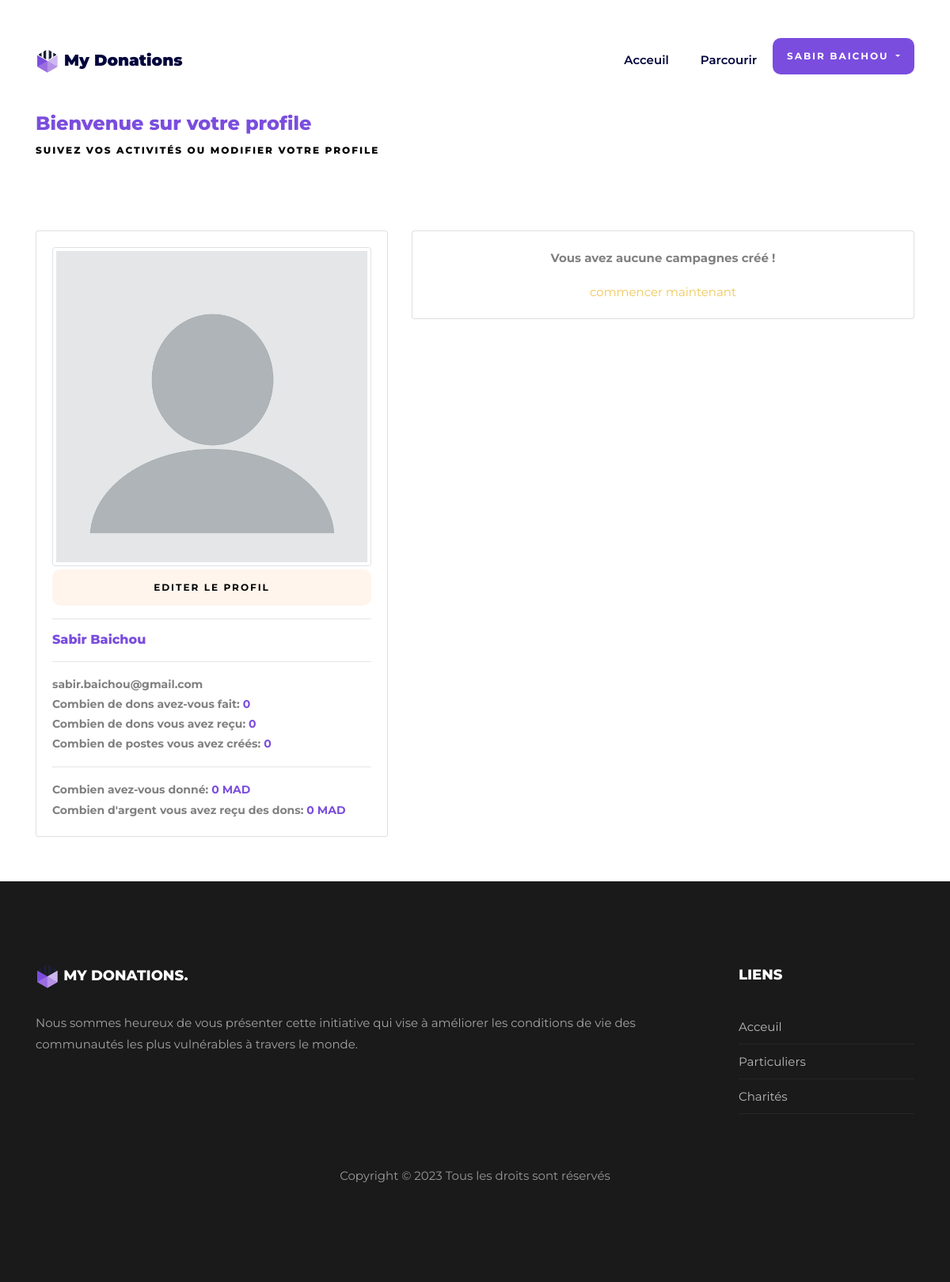
The page /profile (signed in) on the database as committed earlier.
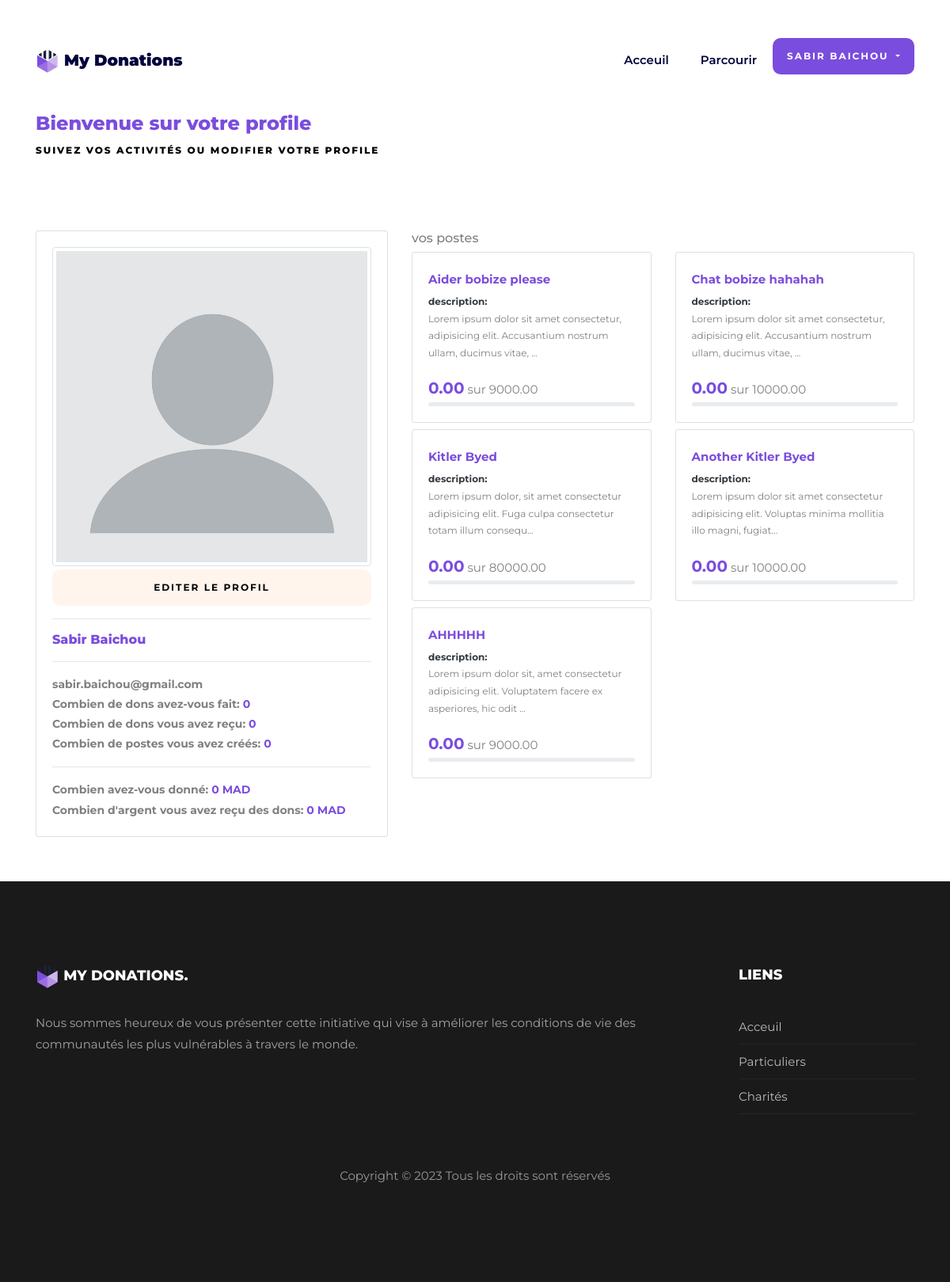
The same page on the database as committed later.
### tables this page shows
CREATE TABLE `campaigns` (
  `campaign_id` int(11) NOT NULL,
  `user_id` int(11) DEFAULT NULL,
  `title` varchar(255) DEFAULT NULL,
  `description` text DEFAULT NULL,
  `image` varchar(255) NOT NULL,
  `goal_amount` decimal(10,2) DEFAULT NULL,
  `current_amount` decimal(10,2) DEFAULT NULL,
  `deadline_date` date DEFAULT NULL,
  `campaign_status` enum('draft','active','completed') DEFAULT 'active',
  `date_created` timestamp NOT NULL DEFAULT current_timestamp(),
  `date_updated` timestamp NOT NULL DEFAULT current_timestamp() ON UPDATE current_timestamp()
);

### controller/frontend.php (called while the page is built, shortened)
<?php
require('model/frontend.php');
function profilePage(){
    $postes = getProfilePostes();
    require("view/profile.php");
}

### model/frontend.php (called while the page is built, shortened)
<?php
function dbConnect(){
    try{
        $db = new PDO("mysql:host=localhost;dbname=mydonations;charset=utf8","root","");
        $db->setAttribute(PDO::ATTR_ERRMODE, PDO::ERRMODE_EXCEPTION);
        return $db;
    }catch(PDOEcxeption $e){
        die("Erreur - " . $e->getMessage());
    }
}
function getProfilePostes(){
    $db = dbConnect();
    $req = $db->prepare("SELECT * FROM campaigns WHERE user_id=?");
    $req->execute(array($_SESSION['user_id']));
    return $req;
}

### view/profile.php (the view, shortened to what this page needs)
<?php include 'partials/_navbar.php' ?>
<section class="ftco-section ftco-no-pb" style="margin-top: 50px;">
    <div class="container">
        <div class="heading-section ftco-animate">
            <h2 style="font-size:24px;">Bienvenue sur votre profile</h2>
			<span class="subheading">suivez vos activités ou modifier votre profile</span>
		</div>
    </div>
</section>
<section class="ftco-section ftco-no-pb mb-5">
    <div class="container">
        <div class="row">
            <div class="col-md-5 mb-2">
                <div class="card">
                    <div class="card-body">
                        <img src="<?= $_SESSION['avatar'] ?>" class="img-thumbnail" alt="">
                        <button id="editProfileBtn" class="w-100 btn btn-light mt-1">Editer le profil</button>
                        <hr>
                        <div class="heading-section">
                            <h2 class="mt-2" style="font-size:16px;"><?= $_SESSION['firstName'] . " " . $_SESSION['lastName'] ?></h2>
                            <hr>
                            <p class="m-0 p-0 font-weight-bold" style="font-size:14px;"><?= $_SESSION['email'] ?></p>
                            <p class="m-0 p-0 font-weight-bold" style="font-size:14px;">Combien de dons avez-vous fait: <span class="text-secondary font-weight-bold">0</span></p>
                            <p class="m-0 p-0 font-weight-bold" style="font-size:14px;">Combien de dons vous avez reçu: <span class="text-secondary font-weight-bold">0</span></p>
                            <p class="m-0 p-0 font-weight-bold" style="font-size:14px;">Combien de postes vous avez créés: <span class="text-secondary font-weight-bold">0</span></p>
                            <hr>
                            <p class="m-0 p-0 font-weight-bold" style="font-size:14px;">Combien avez-vous donné: <span class="text-secondary font-weight-bold">0 MAD</span></p>
                            <p class="m-0 p-0 font-weight-bold" style="font-size:14px;">Combien d'argent vous avez reçu des dons: <span class="text-secondary font-weight-bold">0 MAD</span></p>
                        </div>
                    </div>
                </div>
            </div>
            <div class="col-md-7">
                <?php
                    if($postes->rowCount() == 0) {
                ?>
                    <div class="card">
                        <div class="card-body">
                            <p class='text-center font-weight-bold'>Vous avez aucune campagnes créé !</p> <a class='d-block text-center' href=''>commencer maintenant</a>
                        </div>
                    </div>
                <?php
                    }else{
                ?>
                <h6>vos postes</h6>
                <div class="row">
                <?php
                        $max_length = 100;
                        foreach($postes as $poste){
                ?>
                            <div class="col-md-6 m-0 mb-2">
                                <div class="card">
                                    <div class="card-body">
                                        <a href="campaign&campaign_id=<?= $poste['campaign_id'] ?>" class="text-secondary font-weight-bold"><?= $poste['title'] ?></a>
                                        <p class="text-justify text-dark font-weight-bold m-0 mt-1" style="font-size: 12px;">
                                            description:
                                        </p>
                                        <p style="font-size:12px;">
                                            <?= (strlen($poste['description']) > $max_length) ? substr(strip_tags($poste['description']), 0, $max_length) . "..." : strip_tags($poste['description']) ?>
                                        </p>
                                        <p class="m-0"><span class="text-secondary font-weight-bold" style="font-size: 20px;"><?= $poste['current_amount'] ?></span> sur
                                            <span><?= $poste['goal_amount'] ?></span>
                                        </p>
                                        <div class="progress" style="height:5px">
                                        </div>
                                    </div>
                                </div>
                            </div>
                            <?php
                        }
                        ?>
                    </div>
                    <?php
                    }
                    ?>
            </div>
        </div>
    </div>
</section>
<?php include 'partials/_footer.php' ?>
<?php $content=ob_get_clean();?>
<?php require('template.php');?>

### view/partials/_navbar.php (shortened to what this page needs)
<nav class="navbar navbar-expand-lg navbar-dark ftco_navbar bg-dark ftco-navbar-light" id="ftco-navbar">
	<div class="container">
		<a class="navbar-brand" href="index.html">
            <img src="public/img/home/logo.png" width="30" height="30" alt=""> My Donations
        </a>
		<div class="collapse navbar-collapse" id="ftco-nav">
			<ul class="navbar-nav ml-auto">
				<li class="nav-item"><a href="home" class="nav-link">Acceuil</a></li>
				<li class="nav-item m-0"><a href="campaigns" class="nav-link">Parcourir</a></li>
                <?php if(!isset($_SESSION['user_id'])){ ?>
				<li class="nav-item"><a href="signup" class="nav-link">Créer un compte</a></li>
				<li class="nav-item cta"><a href="login" class="nav-link">S'identifier</a></li>
                <?php }else{ ?>
                <div class="dropdown">
                    <button class="btn btn-secondary fw-bolder dropdown-toggle" type="button" id="profileDrop" data-bs-toggle="dropdown" aria-expanded="false">
                        <?=  $_SESSION['firstName'] . " " .  $_SESSION['lastName']?>
                    </button>
                </div>
                <?php }?>
			</ul>
		</div>
	</div>
</nav>

### view/partials/_footer.php (shortened to what this page needs)
<footer class="footer">
	<div class="container">
		<div class="row">
			<div class="col-md-6 col-lg-9 mb-4 mb-md-0">
				<h2 class="footer-heading"><img src="public/img/home/logo.png" width="30" height="30" alt="">
                    My Donations.
                </h2>
				<p>
                    Nous sommes heureux de vous présenter cette initiative qui vise à améliorer les conditions de vie des communautés les plus vulnérables à travers le monde.
                </p>
				<ul class="ftco-footer-social p-0">
				</ul>
			</div>
			<div class="col-md-6 col-lg-3 pl-lg-5 mb-4 mb-md-0">
				<h2 class="footer-heading">Liens</h2>
				<ul class="list-unstyled">
					<li><a href="#" class="py-2 d-block">Acceuil</a></li>
					<li><a href="#" class="py-2 d-block">Particuliers</a></li>
					<li><a href="#" class="py-2 d-block">Charités</a></li>
				</ul>
			</div>
		</div>
		<div class="row mt-5">
			<div class="col-md-12 text-center">
				<p class="copyright">
					Copyright &copy;
					<script>document.write(new Date().getFullYear());</script> Tous les droits sont réservés
				</p>
			</div>
		</div>
	</div>
</footer>

### index.php (shortened to what this page needs)
<?php
require('controller/frontend.php');
$url = '';
if(isset($_GET['url'])){
    $url = explode('/',$_GET['url']);
}
if($url == ''){
    header("Location: home");
}else if($url[0] == 'donate'){
    if(!isset($_SESSION['user_id'])){header("Location: home"); return;}
    if(count($url) > 1){header("Location: ../{$url[0]}"); return;}
    if(!isset($_GET['campaign_id'])){header("Location: campaigns"); return;}
    donationPage();
}else if($url[0] == 'create'){
    if(!isset($_SESSION['user_id'])){header("Location: home"); return;}
    if(count($url) > 1){header("Location: ../{$url[0]}"); return;}
    createPage();
}else if($url[0] == 'home'){
    if(count($url) > 1){header("Location: ../{$url[0]}"); return;}
    homePage();
}else if($url[0] == 'campaign'){
    if(!isset($_GET['campaign_id'])){header("Location: campaigns"); return;}
    if(count($url) > 1){header("Location: ../{$url[0]}"); return;}
    campaignPage();
}else if($url[0] == 'campaigns'){
    if(count($url) > 1){header("Location: ../{$url[0]}"); return;}
    campaignsPage();
}else if($url[0] == 'profile'){
    profilePage();
}else if($url[0] == 'login'){
    if(isset($_SESSION['user_id'])){header("Location: home"); return;}
    if(count($url) > 1){header("Location: ../{$url[0]}"); return;}
    loginPage();
}else if($url[0] == 'signup'){
    if(isset($_SESSION['user_id'])){header("Location: home"); return;}
    if(count($url) > 1){header("Location: ../{$url[0]}"); return;}
    signUpPage();
}else if($url[0] == 'panel'){
    if(!isset($_SESSION['user_id'])){header("Location: login"); return;}
    if($_SESSION['rank'] == 0){
        if(count($url) >= 2 ){header("Location: ../home");return;}
        if(count($url) < 2){header("Location: home");return;}
    }
    if(count($url) > 2){header("Location: ../../{$url[0]}"); return;}
    if(isset($url[1])){
        if($url[1] == "membres"){panelMembresPage(); return;}
    }
    panelPage();
}else if($url[0] == 'signout'){
    session_destroy();
    header("Location: home");
}else{
    header("Location: 404");
}

### view/template.php (shortened to what this page needs)
<!DOCTYPE html>
<html lang="en">
<head>
		<link rel="stylesheet" href="https://cdnjs.cloudflare.com/ajax/libs/font-awesome/6.4.0/css/all.min.css" />
	<link rel="stylesheet" href="public/css/animate.css">
	<link rel="stylesheet" href="public/css/owl.carousel.min.css">
	<link rel="stylesheet" href="public/css/owl.theme.default.min.css">
	<link rel="stylesheet" href="public/css/magnific-popup.css">
	<link rel="stylesheet" href="public/css/bootstrap-datepicker.css">
	<link rel="stylesheet" href="public/css/jquery.timepicker.css">
	<link rel="stylesheet" href="public/css/flaticon.css">
	<link rel="stylesheet" href="public/css/style.css">
</head>
<body>
    <?= $content ?>
</body>
</html>

Rows that differ between the two databases and show on the page:
added campaigns: title "Aider bobize please", description "Lorem ipsum dolor sit amet consectetur, adipisicing elit. Accusantium nostrum ullam, ducimus vitae,", current_amount "0.00", goal_amount "9000.00"
added campaigns: title "Chat bobize hahahah", description "Lorem ipsum dolor sit amet consectetur, adipisicing elit. Accusantium nostrum ullam, ducimus vitae,", current_amount "0.00", goal_amount "10000.00"
added campaigns: title "Kitler Byed", description "Lorem ipsum dolor, sit amet consectetur adipisicing elit. Fuga culpa consectetur totam illum consequ", current_amount "0.00", goal_amount "80000.00"
added campaigns: title "Another Kitler Byed", description "Lorem ipsum dolor sit amet consectetur adipisicing elit. Voluptas minima mollitia illo magni, fugiat", current_amount "0.00", goal_amount "10000.00"
added campaigns: title "AHHHHH", description "Lorem ipsum dolor sit, amet consectetur adipisicing elit. Voluptatem facere ex asperiores, hic odit", current_amount "0.00", goal_amount "9000.00"
Other text that changed with them:
text no longer shown: "Vous avez aucune campagnes créé ! commencer maintenant"
text now shown: "vos postes"
